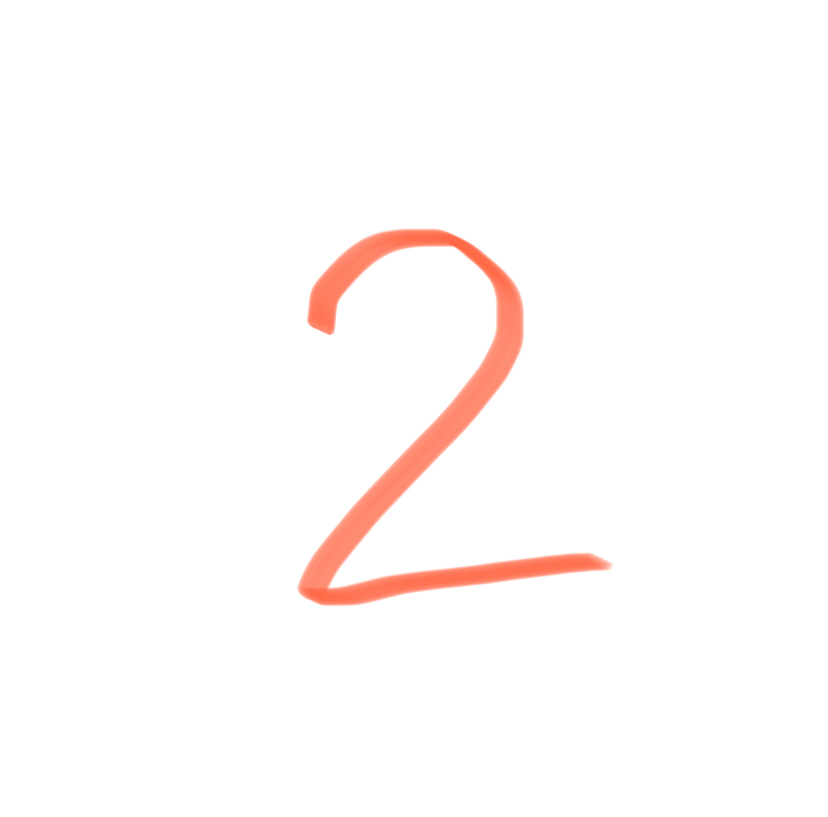
#> input picture original.png, 828 x 817 px
$ python translate.py original.png
#> lines starting #> are read from the running program, lines starting #| are printed output that depends on the picture; after the words box and inside, x2 and y2 are one past the last pixel; in counts of white or black regions, pixels touching at a corner belong together
import cv2
import numpy as np
import sys

# Reads the image and identifies the props
filename = sys.argv[1]
image = cv2.imread(filename, cv2.IMREAD_GRAYSCALE)
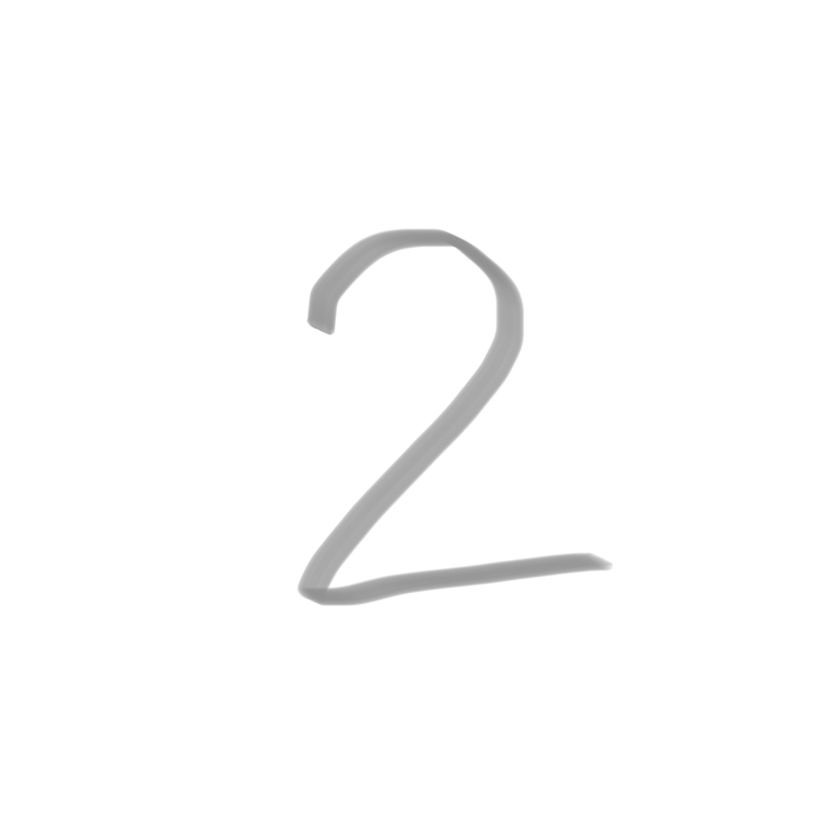
#> image: shape (817, 828); min 144, max 255, mean 252.2
height, width = image.shape
#> height = 817; width = 828

size = 512
n = 8
blank_img = np.zeros(shape=(8, 8, 1), dtype=np.int16)


def crop():
	global image, height, width
	center_h = height // 2
#> center_h = 408
	center_w = width // 2
#> center_w = 414
	image = image[(center_h - (size // 2)):(center_h + (size // 2)), (center_w - (size // 2)):(center_w + (size // 2))]
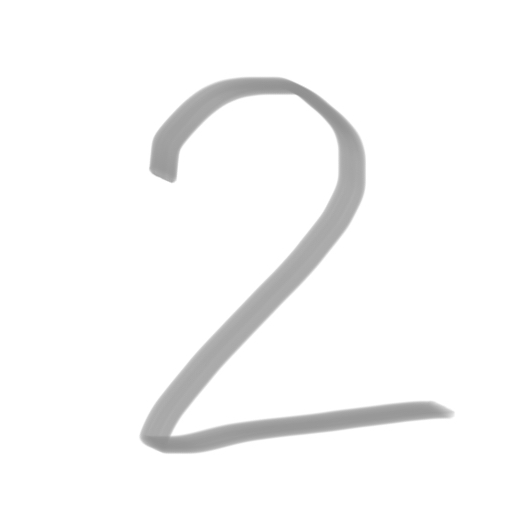
#> image: shape (512, 512); min 144, max 255, mean 247.8
	height, width = image.shape
#> height = 512; width = 512


def maximize():
	min_val, max_val, min_loc, max_loc = cv2.minMaxLoc(image)
#> min_val = 144; max_val = 255; min_loc = (292, 90); max_loc = (0, 0)
	avg_color = (max_val + min_val) / 2
#> avg_color = 199.5

	for i in range(height):
		for j in range(width):
			if image[i, j] < avg_color:
				image[i, j] = 0  # maximizing
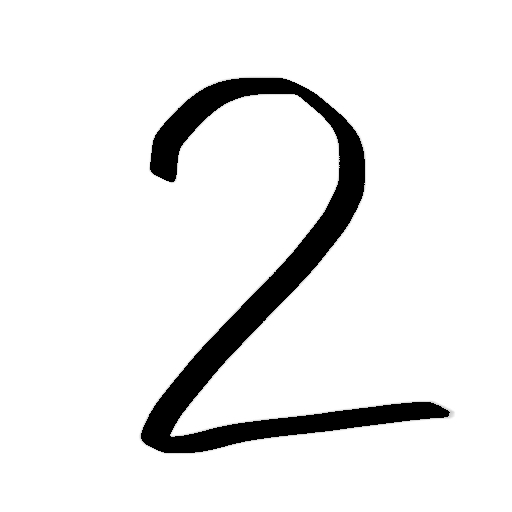
#> image: shape (512, 512); 7.76% of pixels changed, all inside (x1, y1, x2, y2) = (141, 78, 450, 453)


def merge():
	for i in range(height):
		for j in range(width):
			k = width // n
			h = i // k
			w = j // k
			nop = (i - 1) % k + (j - 1) % k
			blank_img[h, w] = (nop * blank_img[h, w] + image[i, j]) // (nop + 1)


def main():
	crop()
	maximize()
	merge()

	# Save
	cv2.imwrite(f"processed/cellsmerged_{filename}", blank_img)


main()

$ run again, on one.png
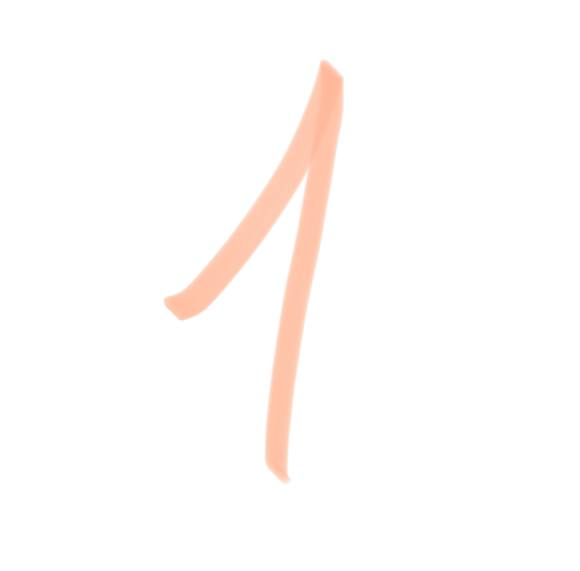
#> input picture one.png, 580 x 571 px
#> `image = cv2.imread(filename, cv2.IMREAD_GRAYSCALE)`:
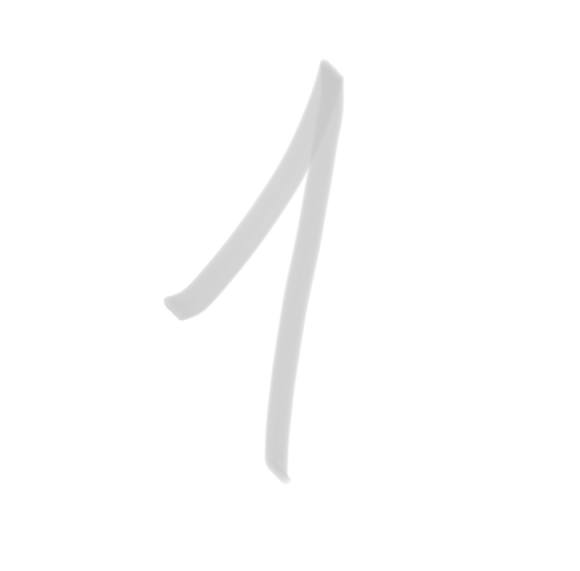
#> image: shape (571, 580); min 198, max 255, mean 252.8
#> min_val = 198; max_val = 255; min_loc = (294, 42); max_loc = (0, 0)
#> avg_color = 226.5
#> after the loop in maximize, `for i in range(height):`:
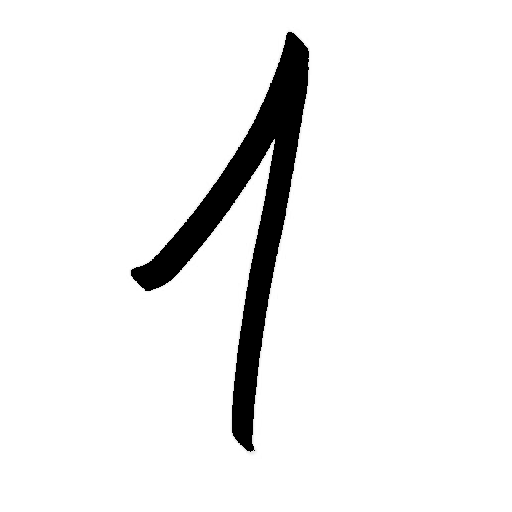
#> image: shape (512, 512); min 0, max 255, mean 239.3
